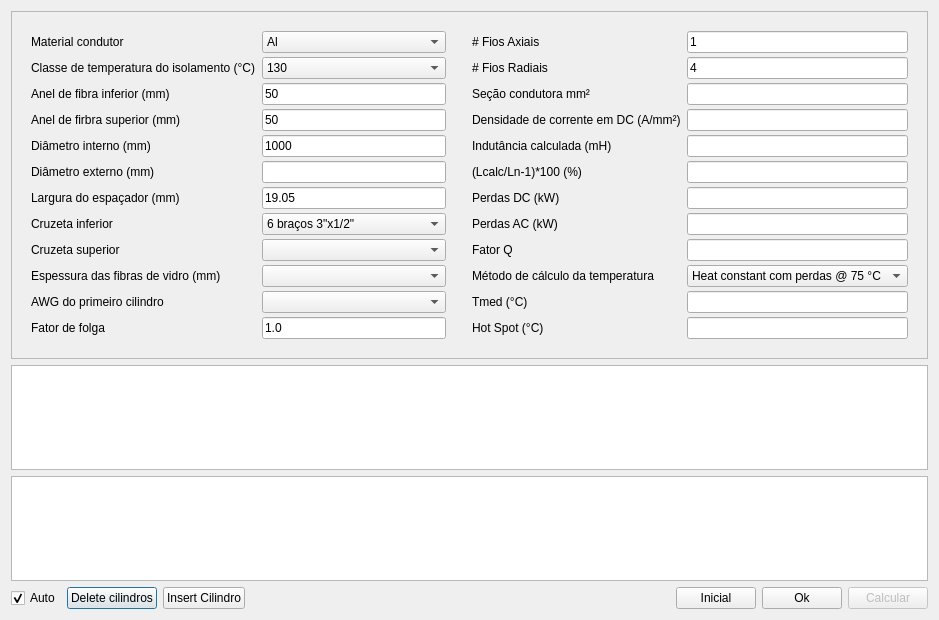
<?xml version="1.0" encoding="UTF-8"?>
<ui version="4.0">
 <class>DialogConstr</class>
 <widget class="QDialog" name="DialogConstr">
  <property name="geometry">
   <rect>
    <x>0</x>
    <y>0</y>
    <width>733</width>
    <height>620</height>
   </rect>
  </property>
  <property name="windowTitle">
   <string>Dados construtivos</string>
  </property>
  <property name="windowIcon">
   <iconset resource="../img/bree.qrc">
    <normaloff>:/bree/ruler.png</normaloff>:/bree/ruler.png</iconset>
  </property>
  <property name="sizeGripEnabled">
   <bool>false</bool>
  </property>
  <property name="modal">
   <bool>true</bool>
  </property>
  <layout class="QVBoxLayout" name="verticalLayout">
   <item>
    <widget class="QFrame" name="frame">
     <property name="frameShape">
      <enum>QFrame::StyledPanel</enum>
     </property>
     <property name="frameShadow">
      <enum>QFrame::Raised</enum>
     </property>
     <layout class="QHBoxLayout" name="horizontalLayout_2">
      <item>
       <layout class="QFormLayout" name="formLayout">
        <property name="sizeConstraint">
         <enum>QLayout::SetDefaultConstraint</enum>
        </property>
        <property name="formAlignment">
         <set>Qt::AlignLeading|Qt::AlignLeft|Qt::AlignTop</set>
        </property>
        <property name="horizontalSpacing">
         <number>6</number>
        </property>
        <property name="verticalSpacing">
         <number>4</number>
        </property>
        <property name="leftMargin">
         <number>10</number>
        </property>
        <property name="topMargin">
         <number>10</number>
        </property>
        <property name="rightMargin">
         <number>10</number>
        </property>
        <property name="bottomMargin">
         <number>10</number>
        </property>
        <item row="0" column="0">
         <widget class="QLabel" name="normaLabel">
          <property name="text">
           <string>Material condutor</string>
          </property>
         </widget>
        </item>
        <item row="0" column="1">
         <widget class="QComboBox" name="condutorComboBox">
          <item>
           <property name="text">
            <string>Al</string>
           </property>
          </item>
          <item>
           <property name="text">
            <string>Cu</string>
           </property>
          </item>
          <item>
           <property name="text">
            <string>Inox AISI 304</string>
           </property>
          </item>
          <item>
           <property name="text">
            <string>Inox AISI 310</string>
           </property>
          </item>
          <item>
           <property name="text">
            <string>ANSI C57.21 - Reator Shunt</string>
           </property>
          </item>
          <item>
           <property name="text">
            <string>Liga de Al</string>
           </property>
          </item>
         </widget>
        </item>
        <item row="1" column="0">
         <widget class="QLabel" name="label_4">
          <property name="text">
           <string>Classe de temperatura do isolamento (°C)</string>
          </property>
         </widget>
        </item>
        <item row="1" column="1">
         <widget class="QComboBox" name="comboBoxClasse">
          <item>
           <property name="text">
            <string>130</string>
           </property>
          </item>
          <item>
           <property name="text">
            <string>155</string>
           </property>
          </item>
          <item>
           <property name="text">
            <string>180</string>
           </property>
          </item>
         </widget>
        </item>
        <item row="2" column="0">
         <widget class="QLabel" name="frequNciaHzLabel">
          <property name="text">
           <string>Anel de fibra inferior (mm)</string>
          </property>
         </widget>
        </item>
        <item row="2" column="1">
         <widget class="QLineEdit" name="inputAnelInf">
          <property name="inputMask">
           <string/>
          </property>
          <property name="text">
           <string>50</string>
          </property>
          <property name="placeholderText">
           <string>Entre com a frequência industrial</string>
          </property>
         </widget>
        </item>
        <item row="3" column="0">
         <widget class="QLabel" name="tensONominalVLabel">
          <property name="text">
           <string>Anel de firbra superior (mm) </string>
          </property>
         </widget>
        </item>
        <item row="3" column="1">
         <widget class="QLineEdit" name="inputAnelSup">
          <property name="text">
           <string>50</string>
          </property>
         </widget>
        </item>
        <item row="4" column="0">
         <widget class="QLabel" name="nBIKVLabel">
          <property name="text">
           <string>Diâmetro interno (mm)</string>
          </property>
         </widget>
        </item>
        <item row="4" column="1">
         <widget class="QLineEdit" name="inputDi">
          <property name="text">
           <string>1000</string>
          </property>
         </widget>
        </item>
        <item row="5" column="0">
         <widget class="QLabel" name="label_3">
          <property name="text">
           <string>Diâmetro externo (mm)</string>
          </property>
         </widget>
        </item>
        <item row="5" column="1">
         <widget class="QLineEdit" name="inputDs">
          <property name="readOnly">
           <bool>true</bool>
          </property>
         </widget>
        </item>
        <item row="6" column="0">
         <widget class="QLabel" name="altitudeMLabel">
          <property name="text">
           <string>Largura do espaçador (mm)</string>
          </property>
         </widget>
        </item>
        <item row="6" column="1">
         <widget class="QLineEdit" name="inputLargEsp">
          <property name="text">
           <string>19.05</string>
          </property>
         </widget>
        </item>
        <item row="7" column="0">
         <widget class="QLabel" name="imputVento">
          <property name="text">
           <string>Cruzeta inferior</string>
          </property>
         </widget>
        </item>
        <item row="7" column="1">
         <widget class="QComboBox" name="comboBoxCruzInf">
          <property name="currentIndex">
           <number>4</number>
          </property>
          <item>
           <property name="text">
            <string>6 braços 5&quot;x1/2&quot;</string>
           </property>
          </item>
          <item>
           <property name="text">
            <string>6 braços 4&quot;x1/2&quot;</string>
           </property>
          </item>
          <item>
           <property name="text">
            <string>8 braços 3&quot;x1/2&quot;</string>
           </property>
          </item>
          <item>
           <property name="text">
            <string>6 braços 3&quot;x1/2&quot;</string>
           </property>
          </item>
          <item>
           <property name="text">
            <string>6 braços 3&quot;x1/2&quot;</string>
           </property>
          </item>
          <item>
           <property name="text">
            <string>4 braços 3&quot;x1/2&quot;</string>
           </property>
          </item>
          <item>
           <property name="text">
            <string>3 braços 3&quot;x1/2&quot;</string>
           </property>
          </item>
         </widget>
        </item>
        <item row="8" column="0">
         <widget class="QLabel" name="labelICC">
          <property name="text">
           <string>Cruzeta superior</string>
          </property>
         </widget>
        </item>
        <item row="8" column="1">
         <widget class="QComboBox" name="comboBoxCruzSup"/>
        </item>
        <item row="9" column="0">
         <widget class="QLabel" name="label_6">
          <property name="text">
           <string>Espessura das fibras de vidro (mm)</string>
          </property>
         </widget>
        </item>
        <item row="9" column="1">
         <widget class="QComboBox" name="comboBoxFibra"/>
        </item>
        <item row="10" column="0">
         <widget class="QLabel" name="label_5">
          <property name="text">
           <string>AWG do primeiro cilindro</string>
          </property>
         </widget>
        </item>
        <item row="10" column="1">
         <widget class="QComboBox" name="comboBoxAWG"/>
        </item>
        <item row="11" column="0">
         <widget class="QLabel" name="label_8">
          <property name="text">
           <string>Fator de folga</string>
          </property>
         </widget>
        </item>
        <item row="11" column="1">
         <widget class="QLineEdit" name="input_Folga">
          <property name="text">
           <string>1.0</string>
          </property>
         </widget>
        </item>
       </layout>
      </item>
      <item>
       <layout class="QFormLayout" name="formLayout_4">
        <property name="verticalSpacing">
         <number>4</number>
        </property>
        <property name="leftMargin">
         <number>10</number>
        </property>
        <property name="topMargin">
         <number>10</number>
        </property>
        <property name="rightMargin">
         <number>10</number>
        </property>
        <property name="bottomMargin">
         <number>10</number>
        </property>
        <item row="0" column="0">
         <widget class="QLabel" name="duraOSLabel">
          <property name="text">
           <string># Fios Axiais</string>
          </property>
         </widget>
        </item>
        <item row="0" column="1">
         <widget class="QLineEdit" name="inputAxial">
          <property name="text">
           <string>1</string>
          </property>
         </widget>
        </item>
        <item row="1" column="0">
         <widget class="QLabel" name="iccPicoKALabel">
          <property name="text">
           <string># Fios Radiais</string>
          </property>
         </widget>
        </item>
        <item row="1" column="1">
         <widget class="QLineEdit" name="inputRadial">
          <property name="text">
           <string>4</string>
          </property>
         </widget>
        </item>
        <item row="2" column="0">
         <widget class="QLabel" name="temperaturaAmbienteCLabel">
          <property name="text">
           <string>Seção condutora mm²</string>
          </property>
         </widget>
        </item>
        <item row="2" column="1">
         <widget class="QLineEdit" name="inputSecao">
          <property name="text">
           <string/>
          </property>
          <property name="readOnly">
           <bool>true</bool>
          </property>
         </widget>
        </item>
        <item row="3" column="0">
         <widget class="QLabel" name="temperaturaDeReferNciaCLabel">
          <property name="text">
           <string>Densidade de corrente em DC (A/mm²)</string>
          </property>
         </widget>
        </item>
        <item row="3" column="1">
         <widget class="QLineEdit" name="inputJdc">
          <property name="text">
           <string/>
          </property>
          <property name="readOnly">
           <bool>true</bool>
          </property>
         </widget>
        </item>
        <item row="4" column="0">
         <widget class="QLabel" name="indutNciaNominalMHLabel">
          <property name="text">
           <string>Indutância calculada (mH)</string>
          </property>
         </widget>
        </item>
        <item row="4" column="1">
         <widget class="QLineEdit" name="inputLcalc">
          <property name="readOnly">
           <bool>true</bool>
          </property>
         </widget>
        </item>
        <item row="5" column="0">
         <widget class="QLabel" name="indutNciaAlvoMHLabel">
          <property name="text">
           <string>(Lcalc/Ln-1)*100 (%)</string>
          </property>
         </widget>
        </item>
        <item row="5" column="1">
         <widget class="QLineEdit" name="inputErro">
          <property name="readOnly">
           <bool>true</bool>
          </property>
         </widget>
        </item>
        <item row="6" column="0">
         <widget class="QLabel" name="correnteNominalALabel">
          <property name="text">
           <string>Perdas DC (kW)</string>
          </property>
         </widget>
        </item>
        <item row="6" column="1">
         <widget class="QLineEdit" name="inputPerdas">
          <property name="readOnly">
           <bool>true</bool>
          </property>
         </widget>
        </item>
        <item row="8" column="0">
         <widget class="QLabel" name="correnteTotalALabel">
          <property name="text">
           <string>Fator Q</string>
          </property>
         </widget>
        </item>
        <item row="8" column="1">
         <widget class="QLineEdit" name="inputQ">
          <property name="readOnly">
           <bool>true</bool>
          </property>
         </widget>
        </item>
        <item row="10" column="0">
         <widget class="QLabel" name="label">
          <property name="text">
           <string>Tmed (°C)</string>
          </property>
         </widget>
        </item>
        <item row="10" column="1">
         <widget class="QLineEdit" name="InputTmed">
          <property name="text">
           <string/>
          </property>
          <property name="readOnly">
           <bool>true</bool>
          </property>
         </widget>
        </item>
        <item row="11" column="0">
         <widget class="QLabel" name="label_2">
          <property name="text">
           <string>Hot Spot (°C)</string>
          </property>
         </widget>
        </item>
        <item row="11" column="1">
         <widget class="QLineEdit" name="inputHotSpot">
          <property name="text">
           <string/>
          </property>
          <property name="readOnly">
           <bool>true</bool>
          </property>
         </widget>
        </item>
        <item row="7" column="0">
         <widget class="QLabel" name="label_7">
          <property name="text">
           <string>Perdas AC (kW)</string>
          </property>
         </widget>
        </item>
        <item row="7" column="1">
         <widget class="QLineEdit" name="inputPac"/>
        </item>
        <item row="9" column="0">
         <widget class="QLabel" name="label_9">
          <property name="text">
           <string>Método de cálculo da temperatura</string>
          </property>
         </widget>
        </item>
        <item row="9" column="1">
         <widget class="QComboBox" name="comboBox_metodo_temp">
          <item>
           <property name="text">
            <string>Heat constant com perdas @ 75 °C</string>
           </property>
          </item>
          <item>
           <property name="text">
            <string>Dubell com perdas @75 °C</string>
           </property>
          </item>
         </widget>
        </item>
       </layout>
      </item>
     </layout>
    </widget>
   </item>
   <item>
    <widget class="QTableView" name="tableViewCil"/>
   </item>
   <item>
    <widget class="QTableView" name="tableViewCam"/>
   </item>
   <item>
    <layout class="QHBoxLayout" name="horizontalLayout">
     <item>
      <widget class="QCheckBox" name="checkBoxAuto">
       <property name="text">
        <string>Auto</string>
       </property>
       <property name="icon">
        <iconset resource="../img/bree.qrc">
         <normaloff>:/bree/verificar.png</normaloff>:/bree/verificar.png</iconset>
       </property>
       <property name="checked">
        <bool>true</bool>
       </property>
      </widget>
     </item>
     <item>
      <widget class="QPushButton" name="bt_Del_Cil">
       <property name="text">
        <string>Delete cilindros</string>
       </property>
       <property name="icon">
        <iconset resource="../img/bree.qrc">
         <normaloff>:/bree/cross.png</normaloff>:/bree/cross.png</iconset>
       </property>
      </widget>
     </item>
     <item>
      <widget class="QPushButton" name="bt_ins_cil">
       <property name="text">
        <string>Insert Cilindro</string>
       </property>
       <property name="icon">
        <iconset resource="../img/bree.qrc">
         <normaloff>:/bree/folder-open-document.png</normaloff>:/bree/folder-open-document.png</iconset>
       </property>
      </widget>
     </item>
     <item>
      <spacer name="horizontalSpacer">
       <property name="orientation">
        <enum>Qt::Horizontal</enum>
       </property>
       <property name="sizeHint" stdset="0">
        <size>
         <width>40</width>
         <height>20</height>
        </size>
       </property>
      </spacer>
     </item>
     <item>
      <widget class="QPushButton" name="bt_inicial">
       <property name="text">
        <string>Inicial</string>
       </property>
      </widget>
     </item>
     <item>
      <widget class="QPushButton" name="btn_Ok">
       <property name="text">
        <string>Ok</string>
       </property>
      </widget>
     </item>
     <item>
      <widget class="QPushButton" name="btn_calc">
       <property name="enabled">
        <bool>false</bool>
       </property>
       <property name="text">
        <string>Calcular</string>
       </property>
      </widget>
     </item>
    </layout>
   </item>
  </layout>
 </widget>
 <tabstops>
  <tabstop>condutorComboBox</tabstop>
  <tabstop>comboBoxClasse</tabstop>
  <tabstop>inputAnelInf</tabstop>
  <tabstop>inputAnelSup</tabstop>
  <tabstop>inputDi</tabstop>
  <tabstop>inputDs</tabstop>
  <tabstop>inputLargEsp</tabstop>
  <tabstop>comboBoxCruzInf</tabstop>
  <tabstop>comboBoxCruzSup</tabstop>
  <tabstop>comboBoxFibra</tabstop>
  <tabstop>comboBoxAWG</tabstop>
  <tabstop>input_Folga</tabstop>
  <tabstop>inputAxial</tabstop>
  <tabstop>inputRadial</tabstop>
  <tabstop>inputSecao</tabstop>
  <tabstop>inputJdc</tabstop>
  <tabstop>inputLcalc</tabstop>
  <tabstop>inputErro</tabstop>
  <tabstop>inputPerdas</tabstop>
  <tabstop>inputPac</tabstop>
  <tabstop>inputQ</tabstop>
  <tabstop>comboBox_metodo_temp</tabstop>
  <tabstop>InputTmed</tabstop>
  <tabstop>inputHotSpot</tabstop>
  <tabstop>tableViewCil</tabstop>
  <tabstop>tableViewCam</tabstop>
  <tabstop>btn_calc</tabstop>
  <tabstop>bt_ins_cil</tabstop>
  <tabstop>bt_Del_Cil</tabstop>
  <tabstop>checkBoxAuto</tabstop>
 </tabstops>
 <resources>
  <include location="../img/bree.qrc"/>
 </resources>
 <connections/>
</ui>
